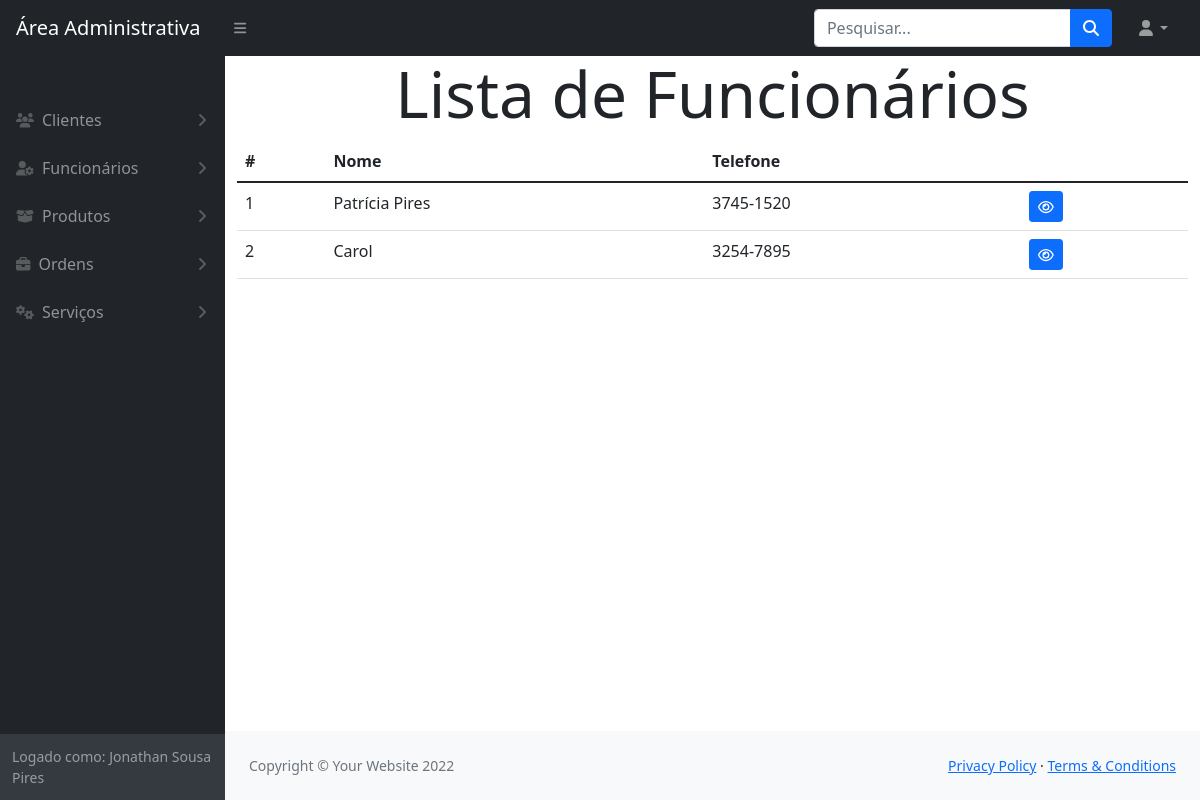
The page /modulos/funcionarios/index.php (signed in) on the database its author committed.
### tables this page shows
CREATE TABLE `usuario` (
  `id` int(11) NOT NULL,
  `email` varchar(105) NOT NULL,
  `senha` varchar(10) NOT NULL,
  `tipo_usuario` varchar(20) NOT NULL,
  `id_usuario` int(11) NOT NULL
);

CREATE TABLE `cliente` (
  `IDCLI` int(11) NOT NULL,
  `nomeCLI` varchar(105) NOT NULL,
  `endCLI` varchar(105) NOT NULL,
  `telCLI` varchar(20) NOT NULL,
  `emailCLI` varchar(105) NOT NULL,
  `cpfCLI` varchar(25) NOT NULL
);

CREATE TABLE `funcionario` (
  `IDFUN` int(11) NOT NULL,
  `nomeFUN` varchar(105) NOT NULL,
  `emailFUN` varchar(105) NOT NULL,
  `cnpjFUN` varchar(25) NOT NULL,
  `telFUN` varchar(20) NOT NULL
);

### funcoes/conexao.php (called while the page is built, shortened)
<?php
    function retornaDado($sql)
    {
        $pdo = $GLOBALS['conexaoBanco'];
        $resultado = $pdo->query($sql);
        return $resultado->fetch();
    }
    function retornaDados($sql)
    {
        $pdo = $GLOBALS['conexaoBanco'];
        $resultado = $pdo->query($sql);
        return $resultado->fetchAll();
    }
?>

### config.php (called while the page is built, shortened)
<?php
    include_once path('funcoes/conexao.php');
    function path($file)
    {
        return ROOT_DIR . '/' . $file;
    }
    function usuario()
    {
        $id = $_SESSION['id'];
        $sql = "SELECT * FROM usuario WHERE id = $id";
        $usuario = retornaDado($sql);
        return $usuario;
    }
    function pessoa()
    {
        $usuario = usuario();
        if($usuario['tipo_usuario'] == 'cliente')
        {
            $sql = "SELECT * FROM cliente WHERE IDCLI = {$usuario['id_usuario']}";
            return retornaDado($sql);
        }else if($usuario['tipo_usuario'] == 'funcionario'){
            $sql = "SELECT * FROM funcionario WHERE IDFUN = {$usuario['id_usuario']}";
            return retornaDado($sql);
        }else{
            return [];
        }
    }

### modulos/funcionarios/index.php (the view, shortened to what this page needs)
<?php
    include_once '../../config.php';
    $sql = "SELECT * FROM funcionario";
    $funcionarios = retornaDados($sql);
?>
<!DOCTYPE html>
<html lang="en">
    <?php include_once path('template/head.php') ?>
    <body class="sb-nav-fixed">
        <?php include_once path('template/navbar.php') ?>
        <div id="layoutSidenav">
            <?php include_once path('template/sidebar.php') ?>
            <div id="layoutSidenav_content">
                <main class="container">
                    <h1 class="text-center display-3">Lista de Funcionários</h1>
                    <table class="table">
                        <thead>
                            <tr>
                                <th>#</th>
                                <th>Nome</th>
                                <th>Telefone</th>
                                <th></th>
                            </tr>
                        </thead>
                        <tbody>
                            <?php foreach($funcionarios as $funcionario){ ?>
                                <tr>
                                    <td><?= $funcionario['IDFUN'] ?></td>
                                    <td><?= $funcionario['nomeFUN'] ?></td>
                                    <td><?= $funcionario['telFUN'] ?></td>
                                    <td>
                                        <a class="btn btn-primary btn-sm" href="visualizar.php?id=<?= $funcionario['IDFUN'] ?>"><i class="fa-regular fa-eye"></i></a>
                                    </td>
                                </tr>
                            <?php } ?>
                        </tbody>
                    </table>
                </main>
                <?php include_once path('template/footer.php') ?>
            </div>
        </div>
    </body>
</html>

### template/sidebar.php (shortened to what this page needs)
<div id="layoutSidenav_nav">
    <nav class="sb-sidenav accordion sb-sidenav-dark" id="sidenavAccordion">
        <div class="sb-sidenav-menu">
            <div class="nav">
                <div class="sb-sidenav-menu-heading"></div>
                <a class="nav-link collapsed" href="#" data-bs-toggle="collapse" data-bs-target="#collapseClientes" aria-expanded="false" aria-controls="collapseClientes">
                    <div class="sb-nav-link-icon"><i class="fa-solid fa-users"></i></div>
                        Clientes
                    <div class="sb-sidenav-collapse-arrow"><i class="fas fa-angle-down"></i></div>
                </a>
                <a class="nav-link collapsed" href="#" data-bs-toggle="collapse" data-bs-target="#collapseFuncionario" aria-expanded="false" aria-controls="collapseClientes">
                    <div class="sb-nav-link-icon"><i class="fa-solid fa-user-gear"></i></div>
                        Funcionários
                    <div class="sb-sidenav-collapse-arrow"><i class="fas fa-angle-down"></i></div>
                </a>
                <a class="nav-link collapsed" href="#" data-bs-toggle="collapse" data-bs-target="#collapseProdutos" aria-expanded="false" aria-controls="collapseClientes">
                    <div class="sb-nav-link-icon"><i class="fa-solid fa-box-open"></i></div>
                        Produtos
                    <div class="sb-sidenav-collapse-arrow"><i class="fas fa-angle-down"></i></div>
                </a>
                <a class="nav-link collapsed" href="#" data-bs-toggle="collapse" data-bs-target="#collapseOrdens" aria-expanded="false" aria-controls="collapseClientes">
                    <div class="sb-nav-link-icon"><i class="fa-solid fa-briefcase"></i></div>
                        Ordens
                    <div class="sb-sidenav-collapse-arrow"><i class="fas fa-angle-down"></i></div>
                </a>
                <a class="nav-link collapsed" href="#" data-bs-toggle="collapse" data-bs-target="#collapseServicos" aria-expanded="false" aria-controls="collapseServicos">
                    <div class="sb-nav-link-icon"><i class="fa-solid fa-gears"></i></div>
                        Serviços
                    <div class="sb-sidenav-collapse-arrow"><i class="fas fa-angle-down"></i></div>
                </a>
            </div>
        </div>
        <div class="sb-sidenav-footer">
            <div class="small">Logado como: <?= pessoa()[1] ?></div>
        </div>
    </nav>
</div>

### rows shown on the page
usuario: id_usuario.nomeCLI "Jonathan Sousa Pires"
funcionario: IDFUN "1", nomeFUN "Patrícia Pires", telFUN "3745-1520"
funcionario: IDFUN "2", nomeFUN "Carol", telFUN "3254-7895"
